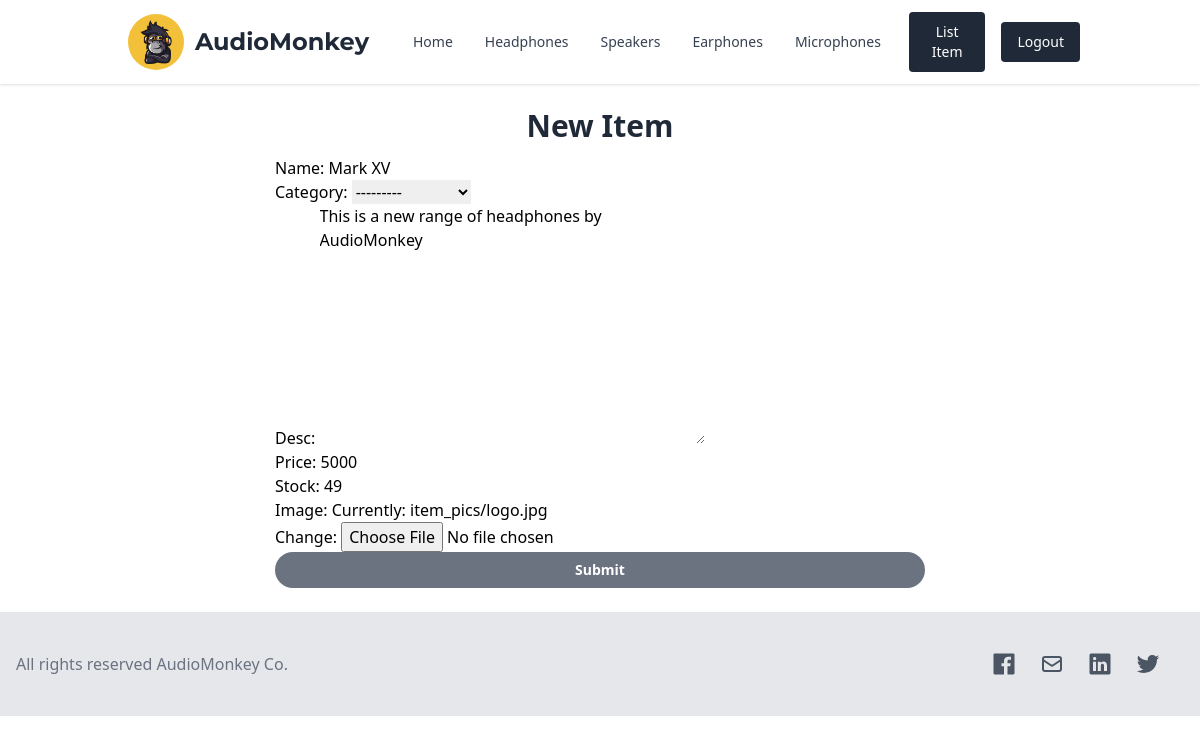
Before: /shop/edit/mark-xv (signed in) with the older database file.
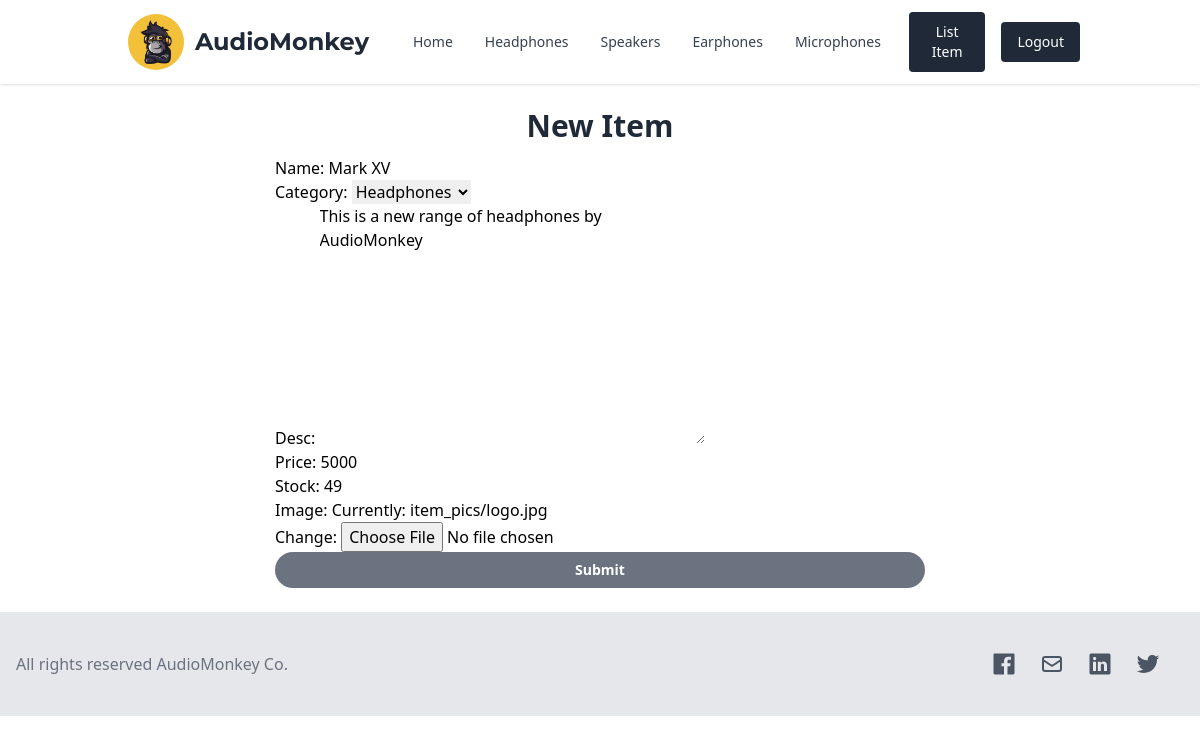
After: the same page with the newer database file.
### shop/models.py (models this page shows, shortened)
class Item(models.Model):
    name = models.CharField(max_length=200)
    category = models.CharField(max_length=100, choices=[
        ('headphones', 'Headphones'),
        ('speakers', 'Speakers'),
        ('earphones', 'Earphones'),
        ('microphones', 'Microphones')
    ])
    slug = models.CharField(max_length=100, blank=True)
    desc = models.TextField()
    price = models.IntegerField()
    stock = models.IntegerField(default=10)
    rating = models.IntegerField(default=0, validators=[
        MaxValueValidator(5),
        MinValueValidator(0)
    ])
    image = models.ImageField(upload_to="item_pics")
    date_listed = models.DateTimeField(default=timezone.now)

### shop/views.py (the view)
# urls.py: path('shop/edit/<str:slug>', views.EditItem.as_view(), name='edit-item'),
class EditItem(LoginRequiredMixin, UserPassesTestMixin, UpdateView):
    model = Item
    fields = ['name', 'category', 'desc', 'price', 'stock', 'image']
    template_name = 'shop/item_form.html'
    def test_func(self):
        user = self.request.user
        return True if user.is_superuser else False

### shop/templates/shop/item_form.html
{% extends 'shop/base.html' %} {% load tailwind_filters %} {% block body %}
<div class="w-[650px] mx-auto my-6">
<div class="text-3xl font-bold text-gray-800 text-center mb-3">New Item</div>
  <form method="post" class="w-full" enctype="multipart/form-data">
    {% csrf_token %} {{ form|crispy }}
    <div class="w-full">
        <button
          class="bg-gray-500 hover:bg-gray-700 px-5 py-2 text-sm leading-5 rounded-full font-semibold text-white mx-auto w-full"
          type = "submit"
        >
          Submit
        </button>
    </div>
  </form>
</div>
{% endblock body %}

Changed rows visible on the page:
changed Item "Mark XV": category "---------" → "Headphones"
